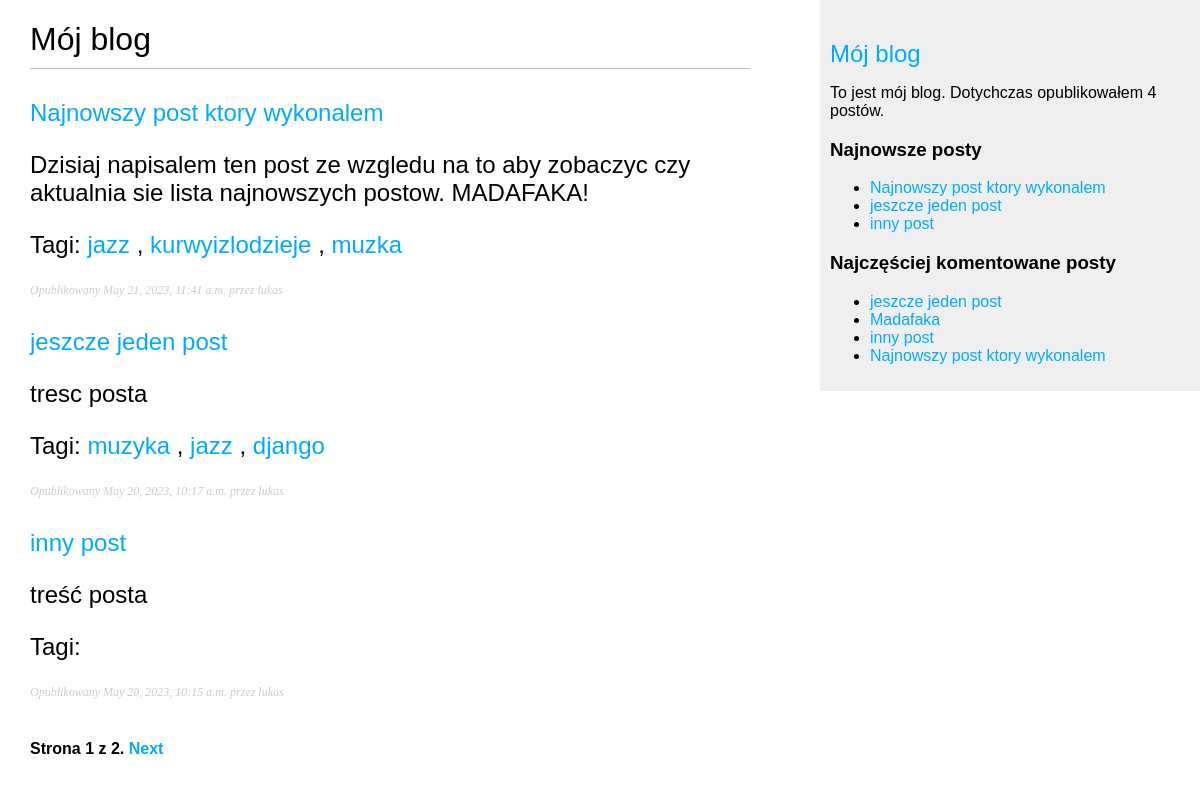
/blog/, run on an earlier commit of the app's database.
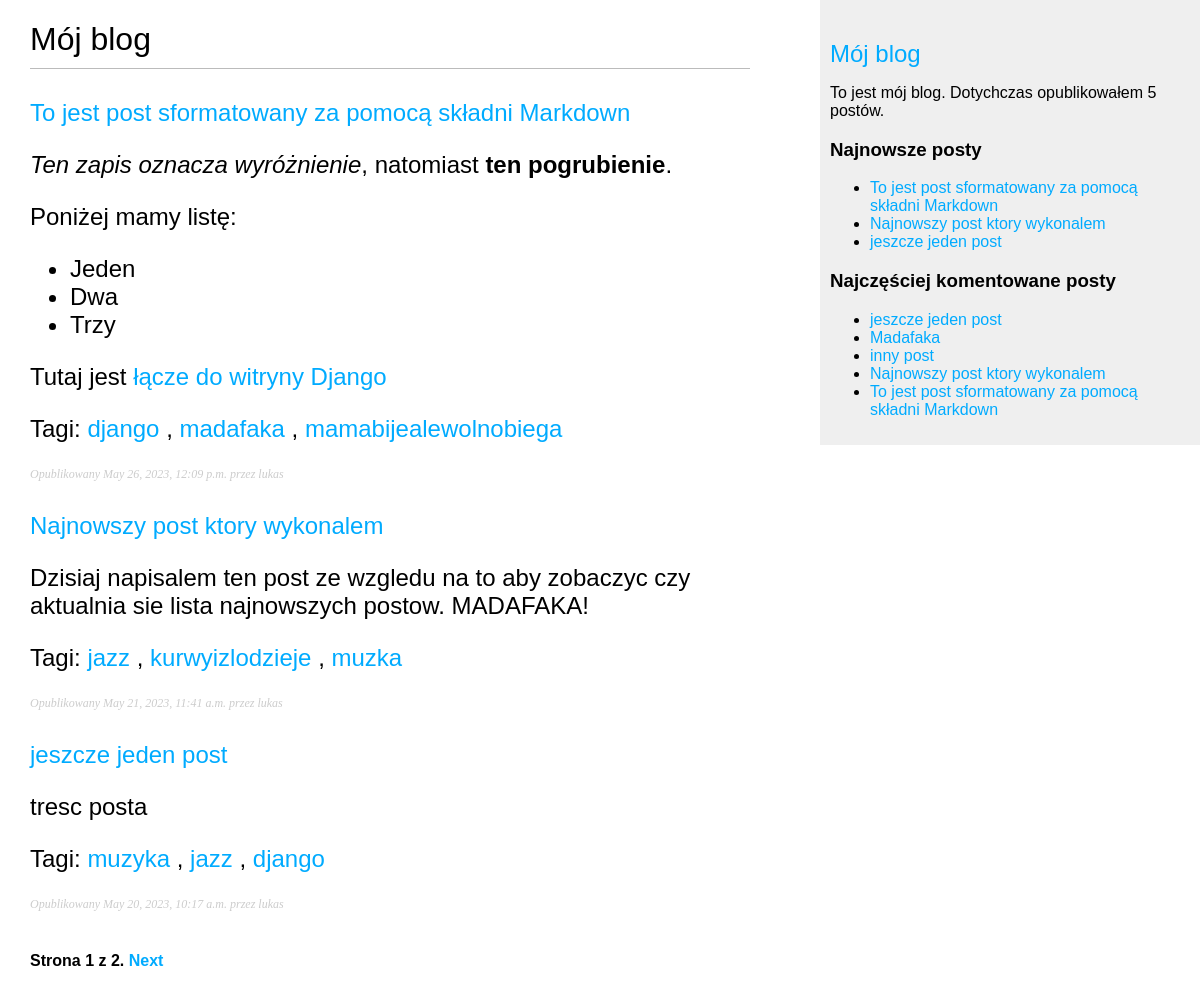
And on a later commit of the database.
### blog/models.py (models this page shows, shortened)
class Post(models.Model):
    STATUS_CHOICES = (
        ('draft', 'Draft'),
        ('published', 'Published')
    )
    title = models.CharField(max_length=250)
    slug = models.SlugField(max_length=250,
                            unique_for_date='publish')
    author = models.ForeignKey(User,
                               on_delete=models.CASCADE,
                               related_name='blog_posts')
    body = models.TextField()
    publish = models.DateTimeField(default=timezone.now)
    created = models.DateTimeField(auto_now_add=True)
    updated = models.DateTimeField(auto_now=True)
    status = models.CharField(max_length=10,
                              choices=STATUS_CHOICES,
                              default='draft')
    object = models.Manager()
    published = PublishedManager()
    tags = TaggableManager()
    class Meta:
        ordering = ('-publish',)
    def get_absolute_url(self):
        return reverse('blog:post_details',
                       args=[self.publish.year,
                             self.publish.strftime('%m'),
                             self.publish.strftime('%d'),
                             self.slug])

### blog/views.py (the view)
# urls.py: path('', views.post_list, name='post list'),
def post_list(request, tag_slug=None):
    object_list = Post.published.all()
    tag = None
    if tag_slug:
        tag = get_object_or_404(Tag,slug=tag_slug)
        object_list = object_list.filter(tags__in=[tag])
    paginator = Paginator(object_list, 3)  # trzy posty na kazdej stronie
    page = request.GET.get('page')
    try:
        posts = paginator.page(page)
    except PageNotAnInteger:
        posts = paginator.page(1)
    except EmptyPage:
        posts = paginator.page(paginator.num_pages)
    return render(request,
                  'blog/post/list.html',
                  {'page': page,
                   'posts': posts,
                   'tag': tag})

### blog/models.py (called while the page is built)
    def get_queryset(self):
        return super(PublishedManager,
                     self).get_queryset()\
                          .filter(status='published')

### blog/templatetags/blog_tags.py (called while the page is built)
@register.filter(name='markdown')
def markdown_format(text):
    return mark_safe(markdown.markdown(text))

@register.simple_tag
def total_posts():
    return Post.published.count()

@register.inclusion_tag('blog/post/latest_posts.html')
def show_latest_posts(count=5):
    latest_posts = Post.published.order_by('-publish')[:count]
    return {'latest_posts': latest_posts}

@register.simple_tag
def get_most_commented_posts(count=5):
    return Post.published.annotate(
        total_comments=Count('comments')
        ).order_by('-total_comments')[:count]

### blog/templates/blog/post/list.html (shortened to what this page needs)
{% extends "blog/base.html" %}
{% load blog_tags %}
{% block content %}
  <h1>Mój blog</h1>
  {% for post in posts %}
    <h2>
      <a href="{{ post.get_absolute_url }}">
        {{ post.title }}
      </a>
        {{ post.body|markdown|truncatewords_html:30 }}
        <p class="tags">
          Tagi:
          {% for tag in post.tags.all %}
            <a href="{% url "blog:post_list_by_tag" tag.slug %}">
              {{ tag.name }}
            </a>
              {% if not forloop.last %}, {% endif %}
          {% endfor %}
      </p>
    </h2>
    <p class="date">
      Opublikowany {{ post.publish }} przez {{ post.author }}
    </p>
  {% endfor %}
  {% include "pagination.html" with page=posts %}
{% endblock %}

### blog/templates/blog/base.html (shortened to what this page needs)
{% load blog_tags %}
{% load static %}
<!DOCTYPE html>
<html>
<head>
    <link href="{% static "css/blog.css" %}" rel="stylesheet">
</head>
<body>
    <div id= "content">
        {% block content %}
        {% endblock %}
    </div>
    <div id="sidebar">
        <h2>
            <a href="/blog">Mój blog</a>
        </h2>
        <p>To jest mój blog. Dotychczas opublikowałem {% total_posts %} postów.</p>
        <h3>Najnowsze posty</h3>
        {% show_latest_posts 3 %}
        <h3>Najczęściej komentowane posty</h3>
        {% get_most_commented_posts as most_commented_posts %}
        <ul>
            {% for post in most_commented_posts %}
            <li>
                <a href="{{ post.get_absolute_url }}">{{ post.title }}</a>
            </li>
            {% endfor %}
        </ul>
    </div>
</body>
</html>

### blog/templates/pagination.html (shortened to what this page needs)
<div class="pagination">
  <span class="step-links">
    <span class="current">
      Strona {{ page.number }} z {{ page.paginator.num_pages }}.
    </span>
    {% if page.has_next %}
      <a href="?page={{ page.next_page_number }}">Next</a>
    {% endif %}
  </span>
</div>

### blog/templates/blog/post/latest_posts.html
<ul>
    {% for post in latest_posts %}
        <li>
            <a href="{{ post.get_absolute_url }}">{{ post.title }}</a>
        </li>
    {% endfor %}
</ul>

### blog/static/css/blog.css (style rules this page uses)
body { margin:0; padding:0; font-family:helvetica, sans-serif; }
a { color:#00abff; text-decoration:none; }
h1 { font-weight:normal; border-bottom:1px solid #bbb; padding:0 0 10px 0; }
h2 { font-weight:normal; margin:30px 0 0; }
#content { float:left; width:60%; padding:0 0 0 30px; }
#sidebar { float:right; width:30%; padding:10px; background:#efefef; height:100%; }
p.date { color:#ccc; font-family: georgia, serif; font-size: 12px; font-style: italic; }
.pagination { margin:40px 0; font-weight:bold; }

What changed in the data, as far as the page shows it:
no longer on one of the page's lists (row unchanged): Post: title "inny post", body "treść posta", publish "May 20, 2023, 10:15 a.m.", author "lukas"
added Post: title "To jest post sformatowany za pomocą składni Markdown", body "Ten zapis oznacza wyróżnienie , natomiast ten pogrubienie . Poniżej mamy listę: Jeden Dwa Trzy Tutaj jest łącze do witryny Django", publish "May 26, 2023, 12:09 p.m.", author "lukas", Tag (name "django")
added Tag: name "madafaka", shown under "To jest post sformatowany za pomocą składni Markdown"
added Tag: name "mamabijealewolnobiega", shown under "To jest post sformatowany za pomocą składni Markdown"
Also different on the page:
text no longer shown: "4"
text now shown: "5"
